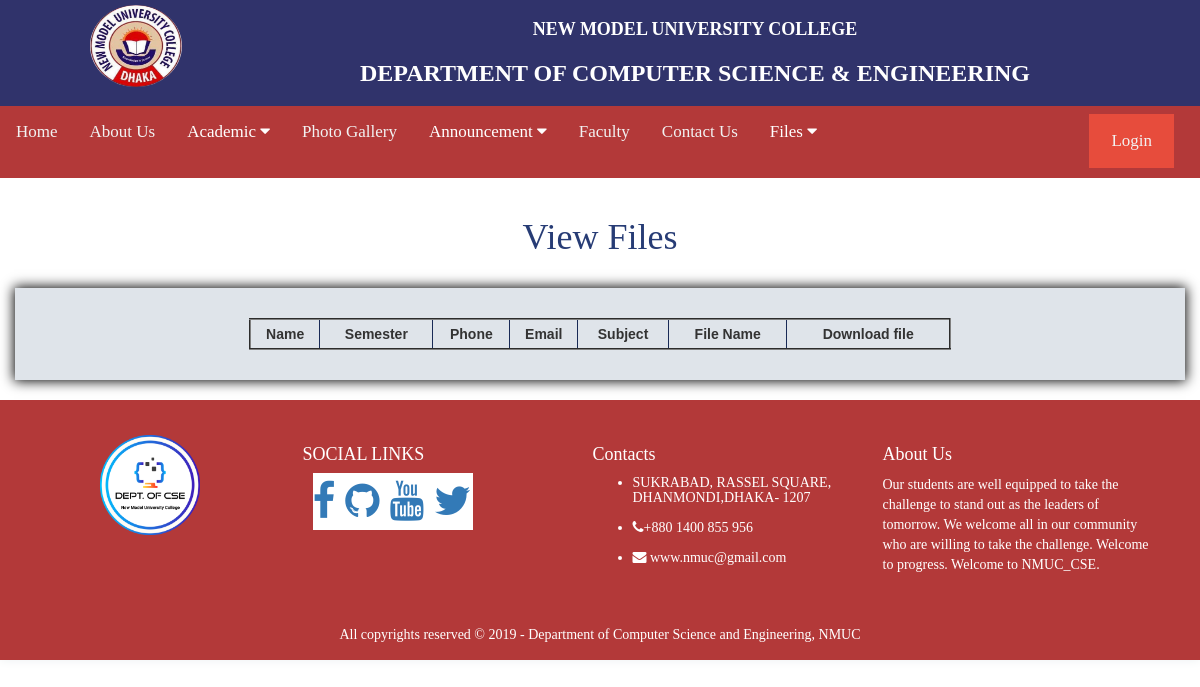
The app's page /viewfile.php, older data.
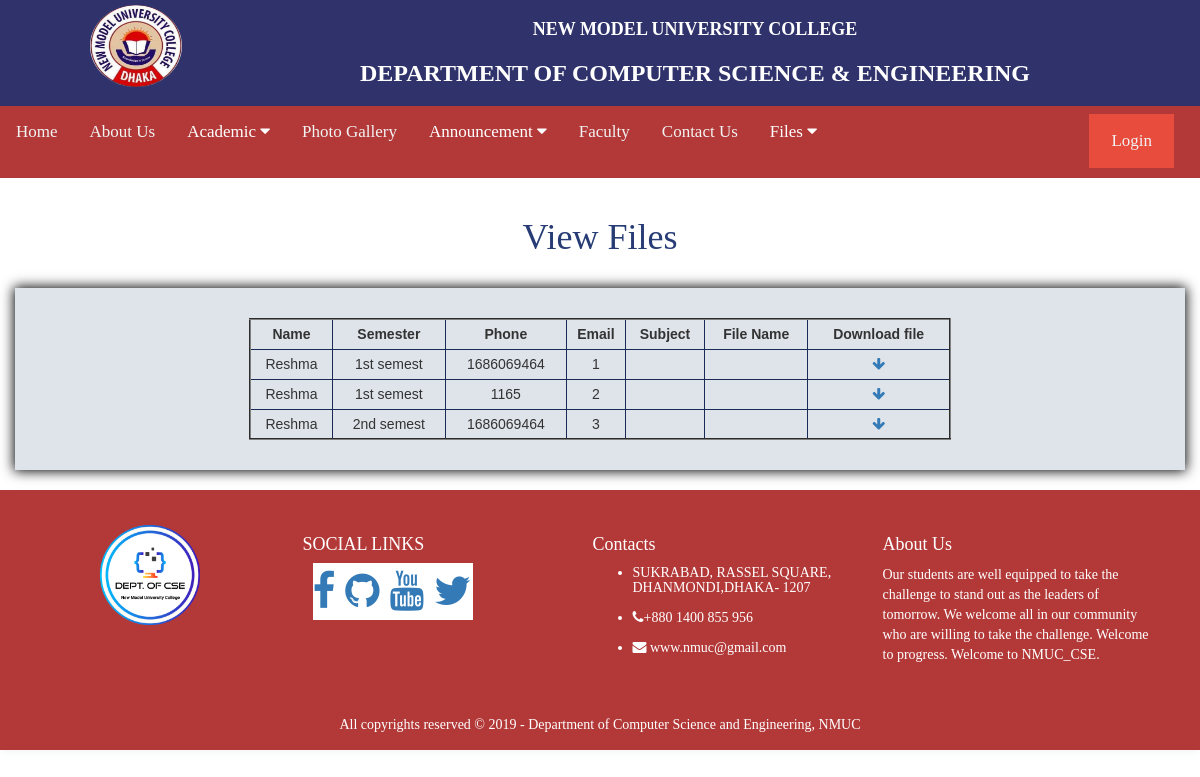
The same page, newer data.
### tables this page shows
CREATE TABLE `student` (
  `name` text NOT NULL,
  `institute` varchar(18) NOT NULL,
  `semester` varchar(10) NOT NULL,
  `phone` int(20) NOT NULL,
  `gender` text NOT NULL,
  `email` int(20) NOT NULL,
  `file` varchar(10000) NOT NULL
);

### viewfile.php (the view, shortened to what this page needs)
 <!DOCTYPE html>
<html lang="en">
<head>
    <link rel="stylesheet" href="css/bootstrap.min.css">
    <link rel="stylesheet" href="css/fontawesome-all.min.css">
    <link rel="stylesheet" href="css/animate.css">
    <link rel="stylesheet" href="css/template.css">
    <link href="css/bootstrap.min.css" rel="stylesheet" type="text/css">
   <link href="https://stackpath.bootstrapcdn.com/font-awesome/4.7.0/css/font-awesome.min.css" rel="stylesheet">
</head>
<?php include("header.php");?>
<?php
include("database.php");
?>
<body>
  <div id="view" class="container-fluid">
                   <center><h1 style="margin-bottom: 30px; color: #273c75;">View Files</h1> </center>
                  <div class="cont" style="margin-left: 0%; width:100%; height: auto; background-color: #dfe4ea;border: 2px #c7ecee; margin-bottom: 20px;  float: left;  box-shadow: 0px 0px 12px 1px black;">
                    <table border="2px">
                      <tr>
                        <td><b>Name</b></td>
                        <td><b>Semester</b></td>
                        <td><b>Phone</b></td>
                        <td><b>Email</b></td>
                        <td><b>Subject</b></td>
                        <td><b>File Name</b></td>
                      <td><b>Download file</b></td>
                      </tr>
                      <?php
                       $select = "SELECT * FROM student";
                        $query = mysqli_query($cn, $select);
                        while ($st_info = mysqli_fetch_array($query)){
                      ?>
                        <tr>
                          <td><?=$st_info['name'];?></td>
                          <td><?=$st_info['semester'];?></td>
                          <td><?=$st_info['phone'];?></td>
                          <td><?=$st_info['email'];?></td>
                          <td><?=$st_info['sub'];?></td>
                          <td><?=$st_info['fname'];?></td>
                          <td><a href="dashboard/uploads/<?=$st_info['file'];?>"><i class="fa fa-arrow-down"></i></a></td>
                        </tr>
                      <?php
                        }
                      ?>
                    </table>
                 </div>
            </div>
                <?php include("footer.php"); ?>
        </body>
        </html>

### header.php (shortened to what this page needs)
<!DOCTYPE html>
<html lang="en">
<head>
    <link rel="stylesheet" href="css/bootstrap.min.css">
    <link rel="stylesheet" href="css/fontawesome-all.min.css">
    <link rel="stylesheet" href="css/animate.css">
    <link rel="stylesheet" href="css/template.css">
    <link href="css/bootstrap.min.css" rel="stylesheet" type="text/css">
    <link rel="stylesheet" href="https://maxcdn.bootstrapcdn.com/bootstrap/3.4.0/css/bootstrap.min.css">
   <link href="https://stackpath.bootstrapcdn.com/font-awesome/4.7.0/css/font-awesome.min.css" rel="stylesheet">
    <link rel="stylesheet" href="https://cdnjs.cloudflare.com/ajax/libs/font-awesome/4.7.0/css/font-awesome.min.css">
</head>
<body>
    <div class="wrapper">
        <header>
            <div class="logo" >
               <img src="images/logo1.jpg" alt="logo" height="82" width="92" style=" border-radius: 100%;">
            </div>
            <div class="head">
            <h4><b>NEW MODEL UNIVERSITY COLLEGE</b> </h4>
            <h3><b>DEPARTMENT OF COMPUTER SCIENCE & ENGINEERING </b></h3>
        </div>
        </header>
<div class="topnav" id="myTopnav">
  <a href="index.php">Home</a>
 <a href="about.php">About Us</a>
 <div class="dropdown">
    <button class="dropbtn">Academic
      <i class="fa fa-caret-down"></i>
    </button>
  </div>
  <a href="photo.php">Photo Gallery</a>
  <div class="dropdown">
    <button class="dropbtn">Announcement
      <i class="fa fa-caret-down"></i>
    </button>
  </div>
 <a href="teacher.php" >Faculty</a>
 <a href="contact.php" >Contact Us</a>
 <div class="dropdown">
    <button class="dropbtn">Files
      <i class="fa fa-caret-down"></i>
    </button>
  </div>
 <div class="login-container">
      <button type="submit"><a href="dashboard/login.php" target="_blank">Login</a></button>
  </div>
</div>

### footer.php (shortened to what this page needs)
<!DOCTYPE html>
<html lang="en">
<head>
    <link rel="stylesheet" href="css/bootstrap.min.css">
    <link rel="stylesheet" href="css/fontawesome-all.min.css">
    <link rel="stylesheet" href="css/animate.css">
    <link rel="stylesheet" href="css/template.css">
    <link href="css/bootstrap.min.css" rel="stylesheet" type="text/css">
   <link href="https://stackpath.bootstrapcdn.com/font-awesome/4.7.0/css/font-awesome.min.css" rel="stylesheet">
</head>
<body>
     <footer>
                    <div class="footer-area">
                       <div class="col-md-3 finish-area" style="margin-left: -20px;">
                                    <img src="images/cselogo.png" height="100px" width="100px" style="margin-top: 20px;">
                                </div>
                            <div class="row"> <br>
                                <div class="col-md-3 finish-area">
                                    <h4>SOCIAL LINKS</h4>
                                    <div class="social-icon" style="margin-top: -2px;">
                                        <a href="https://www.facebook.com"><i class="fa fa-facebook"></i></a>
                                        <a href="https://github.com/login"><i class="fa fa-github "></i></a>
                                        <a href="https://www.youtube.com/"><i class="fa fa-youtube "></i></a>
                                        <a href="https://twitter.com"><i class="fa fa-twitter "></i></a>
                                    </div>
                                </div>
                                <div class="col-md-3 finish-area foot"style="margin-left: -10px;">
                                    <h4>Contacts</h4>
                                    <ul style="font-size: 14px; line-height: 15px;">
                                        <li>SUKRABAD, RASSEL SQUARE, DHANMONDI,DHAKA- 1207<br></li><br>
                                        <li><i class="fa fa-phone "></i><a href="#">+880 1400 855 956 </a></li><br>
                                        <li><i class="fa fa-envelope "></i><a href="#"> www.nmuc@gmail.com</a></li>
                                    </ul>
                                </div>
                                <div class="col-md-3 finish-area foot" style="margin-left: -10px;">
                                   <h4>About Us</h4>
                                        <p>Our students are well equipped to take the challenge to stand out as the leaders of tomorrow. We welcome all in our community who are willing to take the challenge. Welcome to progress. Welcome to NMUC_CSE.<br></p><br>
                                </div>
                                <div class="copyright col-md-12" style="text-align: center; margin-top: 20px;">
                                    All copyrights reserved © 2019 - Department of Computer Science and Engineering, NMUC
                                </div>
                            </div>
                    </div>
        </footer>
        </body>
        </html>

### css/template.css (style rules this page uses)
.wrapper { padding: 0; width: 100%; box-shadow: 0 0 10px #ecf0f1; border-radius: 0px; font-family: "Times New Roman Georgia", Times, Serif; }
header { height: 100%; width: 100%; background-color: #30336b; }
.head { height: auto; background-color: #30336b; text-align: center; padding: 10px; color: white; }
.logo { width: 200px; float: left; background-color:#30336b; }
img { margin-left: 90px; margin-top: 5px; }
footer { width: 100%; height: auto; background-color: #b33939; padding: 15px; margin-top: 0px; color: white; }
.social-icon { height: auto; width: 160px; color: white; font-size: 40px; margin-left: 10px; margin-top: 50px; background-color: white; }
.finish-area ul li a { color: white; }

### viewfile.php (style rules this page uses)
body { font-family: "Times New Roman Georgia", Times, Serif; }
table { font-family: arial, sans-serif; border-collapse: collapse; width: 60%; margin-top: 30px; margin-left: 20%; margin-bottom: 30px; text-align: center; background-color: #dcdde1; }
tr { height: 30px; }
td, th { border: 1px solid #192a56; text-align: left; padding: 8px; text-align: center; }

### header.php (style rules this page uses)
body { margin:0;font-family:Arial }
.topnav { overflow: hidden; background-color: #b33939; height: auto; margin-bottom: 20px; }
.topnav a { float: left; display: block; color: #f2f2f2; text-align: center; padding: 14px 16px; text-decoration: none; font-size: 17px; }
.dropdown { float: left; overflow: hidden; }
.dropdown .dropbtn { font-size: 17px; border: none; outline: none; color: white; padding: 14px 16px; background-color: inherit; font-family: inherit; margin: 0; }
.topnav .login-container button { float: right; margin-top: 8px; margin-right: 26px; margin-bottom: 10px; background-color: #e74c3c; color: blue; font-size: 17px; border: none; cursor: pointer; }

Row changes from the older to the newer data that the page shows:
added student: name "Reshma", semester "1st semest", phone "1686069464", email "1"
added student: name "Reshma", semester "1st semest", phone "1165", email "2"
added student: name "Reshma", semester "2nd semest", phone "1686069464", email "3"
